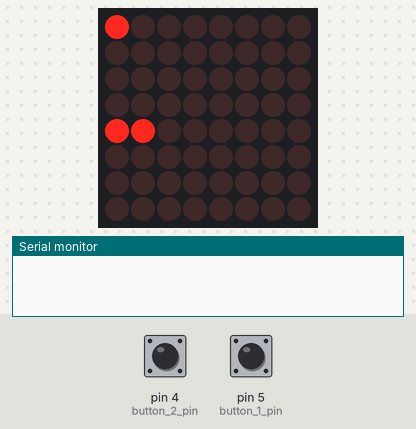
Bench run of a sketch on a simulated Arduino Uno, built with avr-gcc and run on an emulated ATmega328P. Shown: 8×8 LED matrix, the last lines printed to the serial monitor. The inputs (shaded band) are chosen by the test bench; at power-on: pin 4 (button_2_pin) HIGH, pin 5 (button_1_pin) HIGH. Random numbers use the default seed unless the sketch sets one.

Above: at 1.26 s.
1.3 s: pin 4 (button_2_pin) pulled LOW for 0.15 s
At 1.37 s:
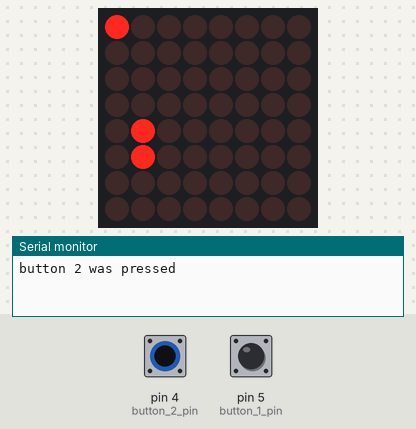
3.1 s: pin 5 (button_1_pin) pulled LOW for 0.15 s
At 3.19 s:
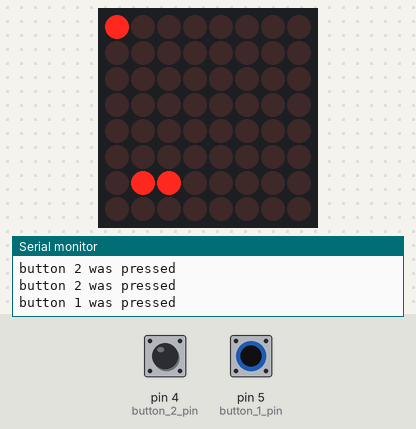
4.9 s: pin 4 (button_2_pin) pulled LOW for 1 s
At 5.01 s:
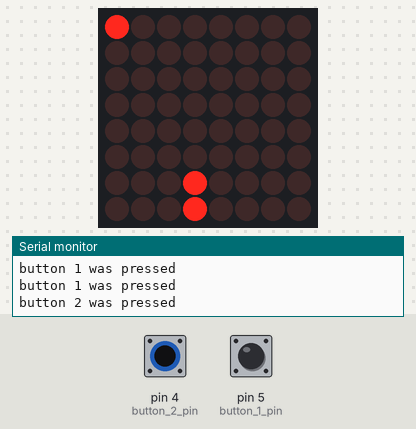
7.4 s: pin 5 (button_1_pin) pulled LOW for 1 s
At 7.54 s:
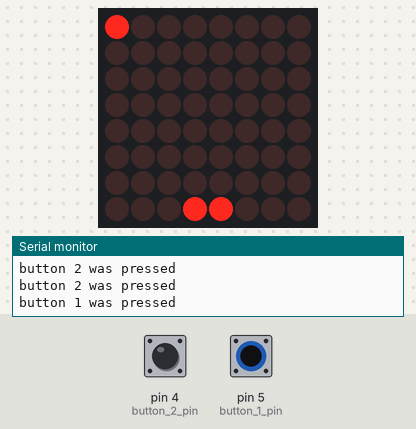
9.9 s: pin 4 (button_2_pin) pulsed LOW 2 times (0.12 s each, 0.3 s apart)
At 9.97 s:
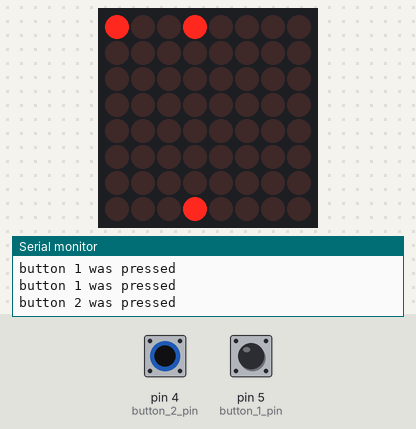
12.0 s: pin 4 (button_2_pin) driven LOW and pin 5 (button_1_pin) driven LOW
At 12.1 s:
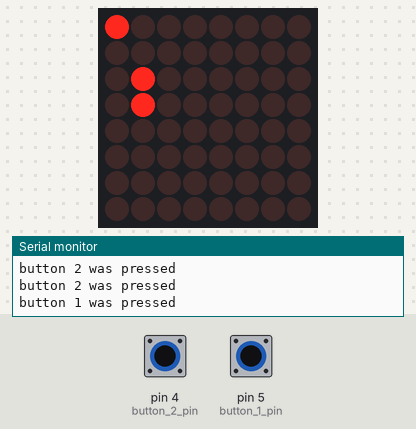

The sketch:

main.ino
```cpp
// Snake HDH Script
// Marjolein & Daan & Steven
// de Volksbank, 2019

// Libs
#include "LedControl.h"

// Init
int player_x = 4;
int player_y = 4;
int dx = 1;
int dy = 0;
int snake_len = 3;
int trail_x[32];
int trail_y[32];
int pellet_x;
int pellet_y;
int max_snake_len = 32;

LedControl lc=LedControl(12,11,10,1);
unsigned long delaytime=1000;

// object states

int button_1 = HIGH;
int button_2 = HIGH;

int button_1_pin = 5;
int button_2_pin = 4;


void setup() {
  Serial.begin(9600);
  // put your setup code here, to run once:
  lc.shutdown(0,false);
  /* Set the brightness to a medium values */
  lc.setIntensity(0,8);
  /* and clear the display */
  lc.clearDisplay(0);

  int frame[8][8] = {1};
  displayFrame(frame);

  for (int i=0; i< max_snake_len; i++) {
    trail_x[i] = player_x;
    trail_y[i] = player_y;
  }
}

void loop() {
    place_pellet();

    while(true){
        int button_1_now = digitalRead(button_1_pin);
        int button_2_now = digitalRead(button_2_pin);

        if(button_1_now != button_1){
          button_1 = button_1_now;
          Serial.println("button 1 was pressed");
          if(button_1 == LOW){
            //then go up
            turn_right();
          }
        }
        else if(button_2_now != button_2){
          //update game state
          button_2 = button_2_now;
          Serial.println("button 2 was pressed");
          if(button_2 == LOW){
            turn_left();
          }
        }

        move_player();
        check_pellet();
        update_trail();

        int frame[8][8] = {0};
        renderFrame(frame);
        displayFrame(frame);
        delay(100);
    }
}

void turn_left() {
  if (dx == 1) {
    dx = 0; dy = 1;
    return;
  }
  if (dx == -1) {
    dx = 0; dy = -1;
    return;
  }
  if (dy == 1) {
    dx = -1; dy = 0;
    return;
  }
  if (dy == -1) {
    dx = 1; dy = 0;
    return;
  }
}

void turn_right() {
  if (dx == 1) {
    dx = 0; dy = -1;
    return;
  }
  if (dx == -1) {
    dx = 0; dy = 1;
    return;
  }
  if (dy == 1) {
    dx = 1; dy = 0;
    return;
  }
  if (dy == -1) {
    dx = -1; dy = 0;
    return;
  }
}

void move_player() {
  player_x += dx;
  player_y += dy;
  if (player_x > 7) player_x = 0;
  if (player_x < 0) player_x = 7;
  if (player_y > 7) player_y = 0;
  if (player_y < 0) player_y = 7;
}

void check_pellet() {
  if (player_x == pellet_x and player_y == pellet_y) {
    snake_len++;
    if (snake_len == max_snake_len) {
      snake_len = 1;
    }
    place_pellet();
  }
}

void place_pellet() {
  pellet_x = random(0, 7);
  pellet_y = random(0, 7);
}

void update_trail() {
  int next_x = player_x;
  int next_y = player_y;
  int tmp_x;
  int tmp_y;

  for (int i = 0; i < snake_len; i++) {
    tmp_x = trail_x[i];
    tmp_y = trail_y[i];

    trail_x[i] = next_x;
    trail_y[i] = next_y;

    next_x = tmp_x;
    next_y = tmp_y;
  }
}

// assume display is empty
void displayFrame(int frame[8][8]){
    lc.clearDisplay(0);
    for (int i = 0; i < 8; i++){
      for (int j = 0; j < 8; j++){
        if(frame[i][j] > 0){
          lc.setLed(0, i, j, true);
        }
       }
      }
    }

void renderFrame(int frame[8][8]){
  // Add pellet
  frame[pellet_y][pellet_x] = 1;

  // Add head
  frame[player_y][player_x] = 1;

  // Add tail
  for (int i = 0; i < snake_len - 1; i++) {
    frame[trail_y[i]][trail_x[i]] = 1;
  }
}
```
